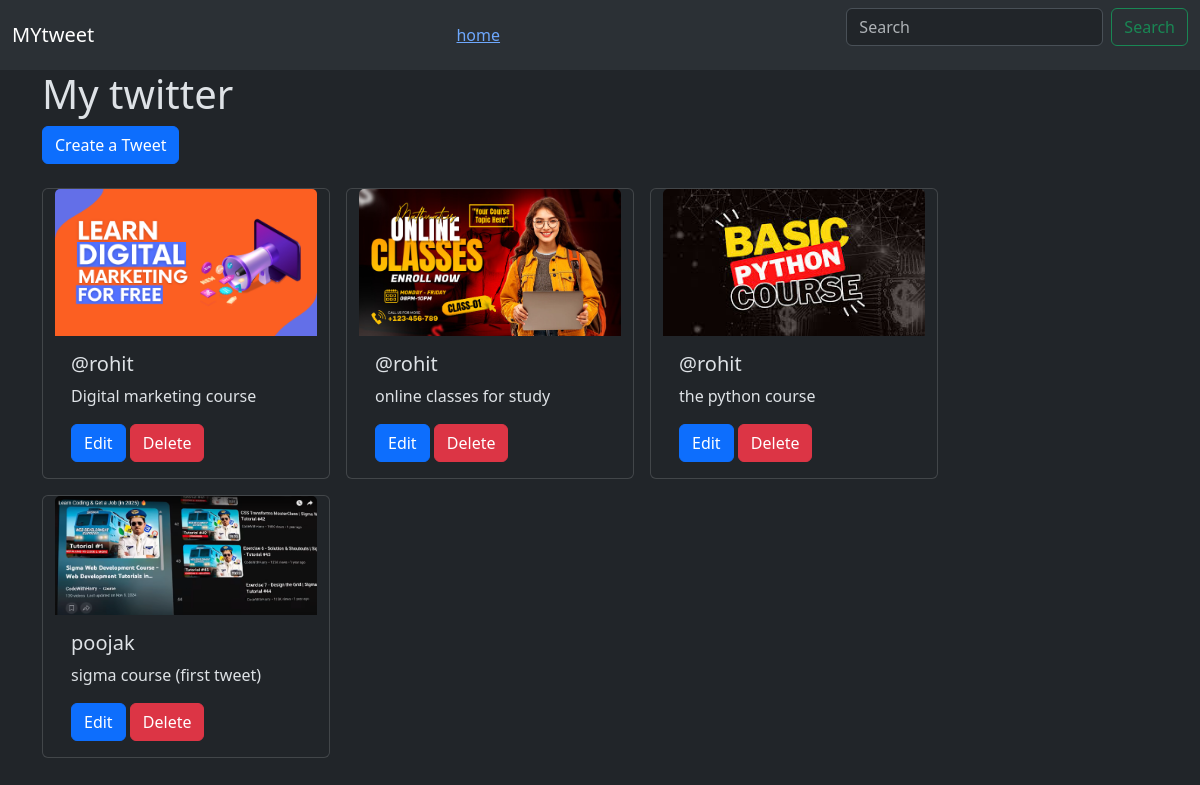
Page /twitter/ on the committed database.
### Twitter/models.py (models this page shows, shortened)
class Twitter(models.Model):
    user = models.ForeignKey(User, on_delete=models.CASCADE) #learn what is cascade
    text=models.TextField(max_length=500)
    photo=models.ImageField(upload_to='twitters',blank=True,null=True)
    created_at=models.DateTimeField(auto_now_add=True)
    updated_at=models.DateTimeField(auto_now=True)

### Twitter/views.py (the view)
# urls.py: path('', views.Twitter_List, name='Twitter_List'),
def Twitter_List(request):
    twitters = Twitter.objects.all().order_by('-created_at')
    return render(request, 'Twitter_List.html', {'twitters':twitters})

### Twitter/templates/Twitter_List.html (shortened to what this page needs)
{% extends "layout.html" %}
{% block content %}
<h1>My twitter</h1>
<a  class="btn btn-primary mb-4" href="{% url 'Twitter_create' %}"> Create a Tweet</a>
<div class="container row gap-3">
    {% for twitter in twitters %}
    <div class="card" style="width: 18rem;">
  <img src="{{twitter.photo.url}}" class="card-img-top" alt="...">
  <div class="card-body">
    <h5 class="card-title">{{twitter.user.username}}</h5>
    <p class="card-text">{{twitter.text}}</p>
    <a href="{% url 'Twitter_edit' twitter.id%}" class="btn btn-primary">Edit</a>
       <a href="{% url 'Twitter_delete' twitter.id%}" class="btn btn-danger">Delete</a>
  </div>
</div>
    {% endfor %}
</div>
{% endblock %}

### templates/layout.html (shortened to what this page needs)
{% load static %}
<html lang="en" data-bs-theme="dark">
<head>
    <link href="https://cdn.jsdelivr.net/npm/bootstrap@5.3.8/dist/css/bootstrap.min.css" rel="stylesheet">
</head>
<body>
<nav class="navbar bg-body-tertiary">
  <div class="container-fluid">
    <a class="navbar-brand">MYtweet</a>
      <a href="{% url 'Twitter_List' %}">home</a>
    <form class="d-flex" role="search">
      <input class="form-control me-2" type="search" placeholder="Search" aria-label="Search"/>
      <button class="btn btn-outline-success" type="submit">Search</button>
    </form>
  </div>
</nav>
  <div class="container">
      {% block content %}
      {% endblock %}
  </div>
</body>
</html>

### rows in the picture
Twitter: photo (picture), user.username "@rohit", text "Digital marketing course"
Twitter: photo (picture), user.username "@rohit", text "online classes for study"
Twitter: photo (picture), user.username "@rohit", text "the python course"
Twitter: photo (picture), user.username "poojak", text "sigma course (first tweet)"
